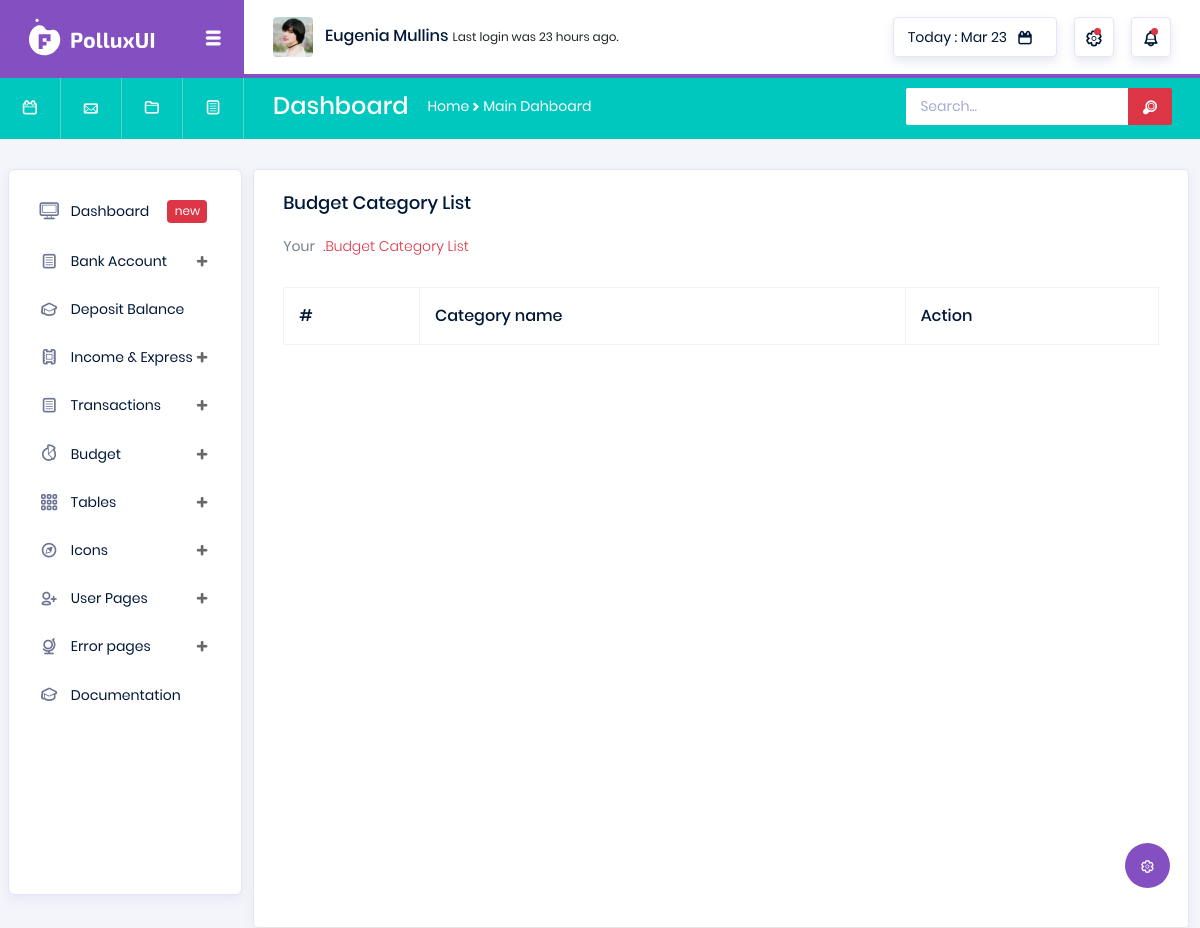
The page /budget-category-list/ (signed in) on the database as committed earlier.
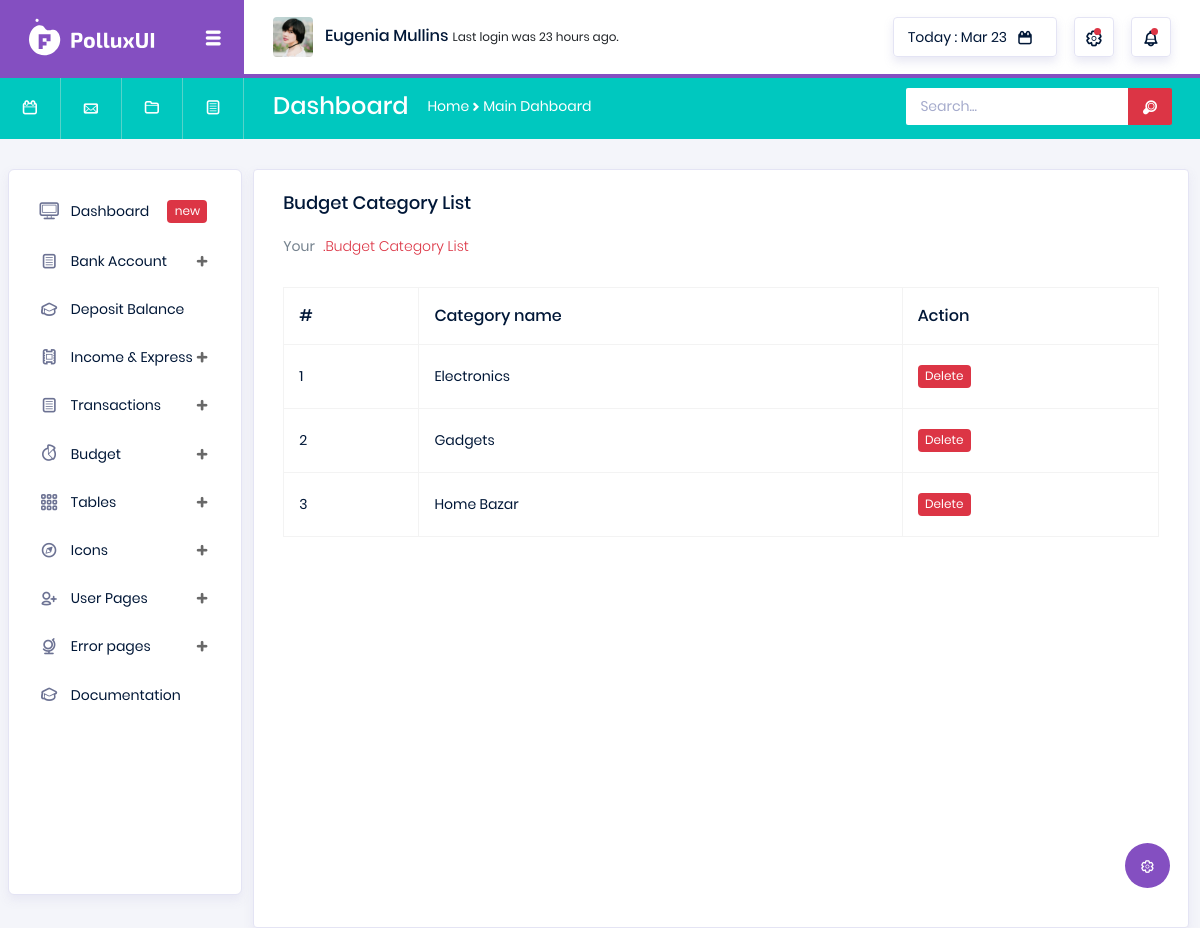
The same page on the database as committed later.
### utils/models.py (models this page shows, shortened)
class BudgetCategory(models.Model):
    user = models.ForeignKey(User, on_delete=models.CASCADE)
    cat_name = models.CharField(max_length=160)
    create_at = models.DateTimeField(auto_now_add=True)

### utils/views.py (the view)
# urls.py: path('budget-category-list/', views.view_budget_category, name='category_list'),
def view_budget_category(request):
    user = request.user
    try:
        budget_categorys = BudgetCategory.objects.filter(user = user)
    except Exception as e:
        messages.warning(request, F"Something wrong!Error:{e}")
        return redirect('utils:add_budget_cat')
    return render(request, 'utils/budget_cat.html', context={"categorys":budget_categorys})

### templates/utils/budget_cat.html (shortened to what this page needs)
{% extends 'base.html' %}
{% load static %}
{% block body %}
<div class="col-lg-12 grid-margin stretch-card">
    <div class="card">
      <div class="card-body">
        <h4 class="card-title">Budget Category List</h4>
        <p class="card-description">
          Your <code>.Budget Category List</code>
        </p>
        <div class="table-responsive pt-3">
          <table class="table table-bordered">
            <thead>
              <tr>
                <th>
                  #
                </th>
                <th>
                  Category name
                </th>
                <th>
                  Action
                </th>
              </tr>
            </thead>
            <tbody>
              {% for category in categorys %}
              <tr>
                <td>
                  {{forloop.counter}}
                </td>
                <td>
                  {{category.cat_name}}
                </td>
                <td>
                  <span class="badge badge-danger" style="cursor: pointer" onclick="confirmDelete({{category.id}})" data-toggle="modal" data-target="#exampleModal">Delete</span>
                </td>
              </tr>
            {% endfor %}
            </tbody>
          </table>
        </div>
      </div>
    </div>
  </div>
{% endblock %}

Rows that differ between the two databases and show on the page:
added BudgetCategory: cat_name "Electronics"
added BudgetCategory: cat_name "Gadgets"
added BudgetCategory: cat_name "Home Bazar"
